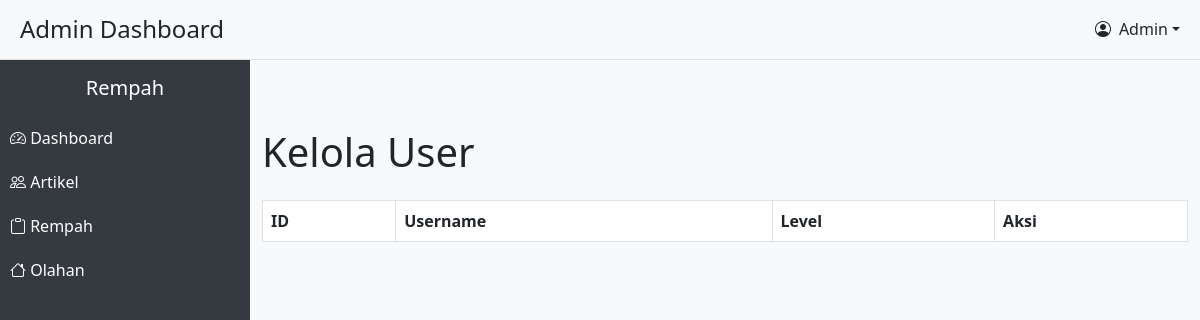
The app's page /admin/manage_user.php, older data.
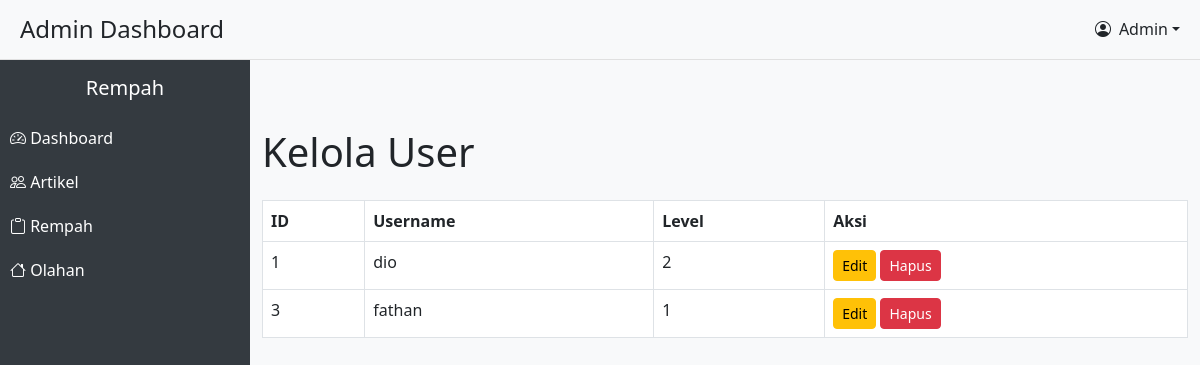
The same page, newer data.
### tables this page shows
CREATE TABLE `user` (
  `id_user` int(11) NOT NULL,
  `username` varchar(100) NOT NULL,
  `password` varchar(50) NOT NULL,
  `level` tinyint(4) NOT NULL
);

### admin/manage_user.php (the view, shortened to what this page needs)
<?php
include '../admin/style/header.php';
include '../admin/style/sidebar.php';
$result = mysqli_query($connect, "SELECT id_user, username, level FROM user");
?>
<body class="bg-light d-flex">
    <div class="sidebar bg-dark text-white">
        <?php include '../admin/style/sidebar.php'; ?>
    </div>
    <div class="content w-100">
        <div class="container mt-5">
            <h1 class="mb-4">Kelola User</h1>
            <table class="table table-bordered">
                <thead class="bg-primary text-white">
                    <tr>
                        <th>ID</th>
                        <th>Username</th>
                        <th>Level</th>
                        <th>Aksi</th>
                    </tr>
                </thead>
                <tbody>
                    <?php while ($row = mysqli_fetch_assoc($result)): ?>
                    <tr>
                        <td><?= htmlspecialchars($row['id_user']) ?></td>
                        <td><?= htmlspecialchars($row['username']) ?></td>
                        <td><?= htmlspecialchars($row['level']) ?></td>
                        <td>
                            <a href="edit_user.php?id=<?= $row['id_user'] ?>" class="btn btn-warning btn-sm">Edit</a>
                            <a href="?delete=<?= $row['id_user'] ?>" class="btn btn-danger btn-sm"
                                onclick="return confirm('Hapus pengguna ini?')">Hapus</a>
                        </td>
                    </tr>
                    <?php endwhile; ?>
                </tbody>
            </table>
        </div>
    </div>
</body>

### admin/style/header.php (shortened to what this page needs)
<!DOCTYPE html>
<html lang="en">
<head>
    <link href="https://cdn.jsdelivr.net/npm/bootstrap@5.3.0-alpha3/dist/css/bootstrap.min.css" rel="stylesheet">
    <link href="https://cdn.jsdelivr.net/npm/bootstrap-icons/font/bootstrap-icons.css" rel="stylesheet">
    <link rel="stylesheet" href="../admin/style/style.css">
</head>
<body>
    <header>
    <div class="d-flex justify-content-between align-items-center">
        <h4 class="mb-0">Admin Dashboard</h4>
        <div class="d-flex align-items-center">
            <div class="dropdown">
                <a href="#" class="dropdown-toggle d-flex align-items-center text-dark text-decoration-none" data-bs-toggle="dropdown">
                    <i class="bi bi-person-circle me-2"></i> Admin
                </a>
            </div>
        </div>
    </div>
</header>

### admin/style/sidebar.php
<div class="sidebar d-flex flex-column">
    <h5 class="text-center my-3">Rempah</h5>
    <ul class="nav flex-column">
        <li class="nav-item">
            <a class="nav-link" href="../dashboard.php"><i class="bi bi-speedometer2"></i> Dashboard</a>
        </li>
        <li class="nav-item">
            <a class="nav-link" href="../../artikel.php"><i class="bi bi-people"></i> Artikel</a>
        </li>
        <li class="nav-item">
            <a class="nav-link" href="../../rempah.php"><i class="bi bi-clipboard"></i> Rempah</a>
        </li>
        <li class="nav-item">
            <a class="nav-link" href="../../olahan.php"><i class="bi bi-house"></i> Olahan</a>
        </li>
    </ul>
</div>

### admin/style/style.css (style rules this page uses)
header { background-color: #f8f9fa; padding: 15px 20px; border-bottom: 1px solid #e0e0e0; position: fixed; top: 0; left: 0; width: 100%; z-index: 999; }
.sidebar { width: 250px; height: 100vh; background-color: #343a40; color: white; position: fixed; top: 0; left: 0; z-index: 998; padding-top: 60px; }
.sidebar .nav-link { color: white; text-decoration: none; padding: 10px; }
.content { margin-left: 250px; padding-top: 80px; }

Row changes from the older to the newer data that the page shows:
added user: id_user "1", username "dio", level "2"
added user: id_user "3", username "fathan", level "1"
